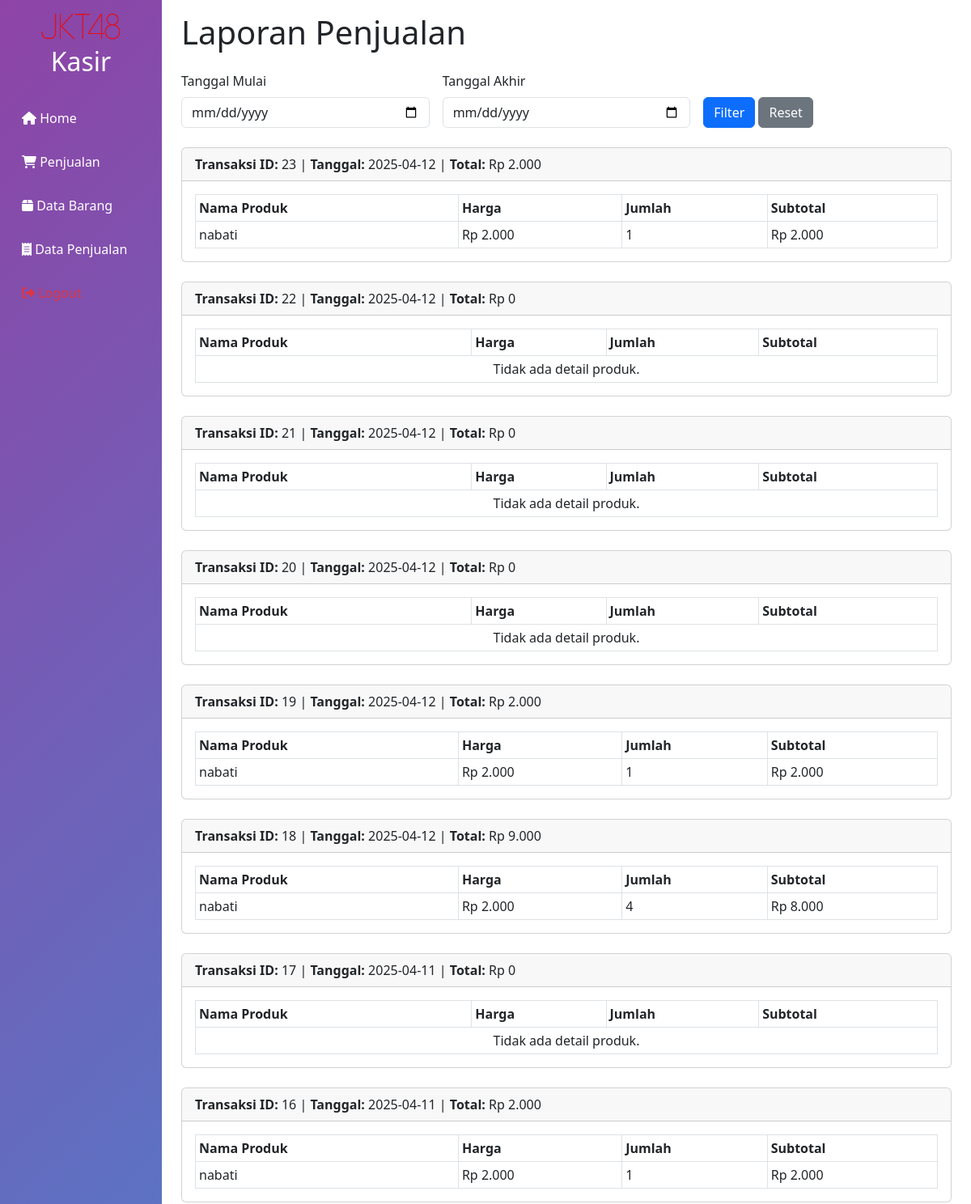
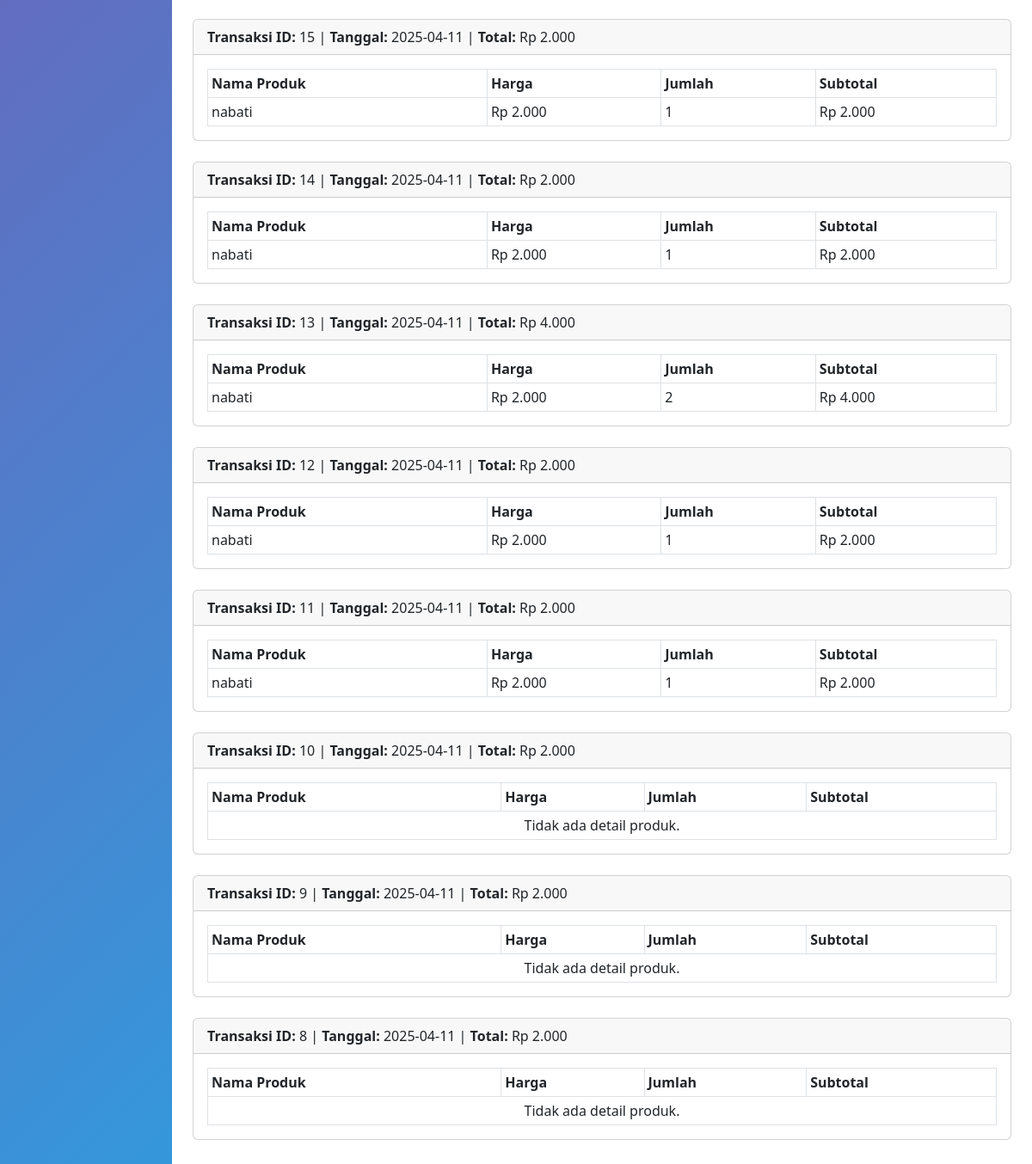
Page /pages/data_penjualan.php on the committed database (2 pictures, top to bottom).
### tables this page shows
CREATE TABLE `penjualan` (
  `PenjualanID` int(11) NOT NULL,
  `TanggalPenjualan` date NOT NULL,
  `TotalHarga` decimal(10,2) NOT NULL,
  `PelangganID` int(11) NOT NULL
);

CREATE TABLE `detailpenjualan` (
  `DetailID` int(11) NOT NULL,
  `PenjualanID` int(11) NOT NULL,
  `ProdukID` int(11) NOT NULL,
  `JumlahProduk` int(11) NOT NULL,
  `Subtotal` decimal(10,2) NOT NULL
);

CREATE TABLE `produk` (
  `ProdukID` int(11) NOT NULL,
  `Barcode` bigint(20) NOT NULL,
  `NamaProduk` varchar(255) NOT NULL,
  `Harga` decimal(10,2) NOT NULL,
  `Stok` int(11) NOT NULL
);

### pages/data_penjualan.php (the view, shortened to what this page needs)
<?php
include '../config/koneksi.php';
$tanggalMulai = $_GET['tanggal_mulai'] ?? '';
$tanggalAkhir = $_GET['tanggal_akhir'] ?? '';
$sqlPenjualan = "SELECT * FROM penjualan";
$sqlPenjualan .= " ORDER BY TanggalPenjualan DESC";
$resultPenjualan = mysqli_query($conn, $sqlPenjualan);
?>
<!DOCTYPE html>
<html lang="id">
<head>
    <link rel="stylesheet" href="../css/index.css">
    <link href="https://cdn.jsdelivr.net/npm/bootstrap@5.3.0/dist/css/bootstrap.min.css" rel="stylesheet">
</head>
<body>
<div class="container-fluid">
    <div class="row">
        <?php include 'sidebar.php'; ?>
        <main class="col-md-9 ms-sm-auto col-lg-10 px-md-4">
            <div class="pt-3 pb-2 mb-3">
                <h1 class="mb-4">Laporan Penjualan</h1>
                <form method="GET" class="row g-3 mb-4">
                    <div class="col-md-4">
                        <label for="tanggal_mulai" class="form-label">Tanggal Mulai</label>
                        <input type="date" name="tanggal_mulai" id="tanggal_mulai" class="form-control" value="<?= htmlspecialchars($tanggalMulai) ?>">
                    </div>
                    <div class="col-md-4">
                        <label for="tanggal_akhir" class="form-label">Tanggal Akhir</label>
                        <input type="date" name="tanggal_akhir" id="tanggal_akhir" class="form-control" value="<?= htmlspecialchars($tanggalAkhir) ?>">
                    </div>
                    <div class="col-md-4 align-self-end">
                        <button type="submit" class="btn btn-primary">Filter</button>
                        <a href="data_penjualan.php" class="btn btn-secondary">Reset</a>
                    </div>
                </form>
                <?php if ($resultPenjualan && mysqli_num_rows($resultPenjualan) > 0): ?>
                    <?php while ($penjualan = mysqli_fetch_assoc($resultPenjualan)): ?>
                        <div class="card mb-4">
                            <div class="card-header">
                                <strong>Transaksi ID:</strong> <?= $penjualan['PenjualanID'] ?> |
                                <strong>Tanggal:</strong> <?= $penjualan['TanggalPenjualan'] ?> |
                                <strong>Total:</strong> Rp <?= number_format($penjualan['TotalHarga'], 0, ',', '.') ?>
                            </div>
                            <div class="card-body">
                                <div class="table-responsive">
                                    <table class="table table-bordered table-sm mb-0">
                                        <thead>
                                            <tr>
                                                <th>Nama Produk</th>
                                                <th>Harga</th>
                                                <th>Jumlah</th>
                                                <th>Subtotal</th>
                                            </tr>
                                        </thead>
                                        <tbody>
                                            <?php
                                            $penjualanID = $penjualan['PenjualanID'];
                                            $sqlDetail = "SELECT dp.*, pr.NamaProduk, pr.Harga
                                                          FROM detailpenjualan dp
                                                          JOIN produk pr ON dp.ProdukID = pr.ProdukID
                                                          WHERE dp.PenjualanID = '$penjualanID'";
                                            $resultDetail = mysqli_query($conn, $sqlDetail);
                                            if ($resultDetail && mysqli_num_rows($resultDetail) > 0):
                                                while ($detail = mysqli_fetch_assoc($resultDetail)):
                                            ?>
                                                <tr>
                                                    <td><?= $detail['NamaProduk'] ?></td>
                                                    <td>Rp <?= number_format($detail['Harga'], 0, ',', '.') ?></td>
                                                    <td><?= $detail['JumlahProduk'] ?></td>
                                                    <td>Rp <?= number_format($detail['Subtotal'], 0, ',', '.') ?></td>
                                                </tr>
                                            <?php endwhile; ?>
                                            <?php else: ?>
                                                <tr>
                                                    <td colspan="4" class="text-center">Tidak ada detail produk.</td>
                                                </tr>
                                            <?php endif; ?>
                                        </tbody>
                                    </table>
                                </div>
                            </div>
                        </div>
                    <?php endwhile; ?>
                <?php else: ?>
                    <div class="alert alert-info">Tidak ada data penjualan yang ditemukan.</div>
                <?php endif; ?>
            </div>
        </main>
    </div>
</div>
</body>
</html

### pages/sidebar.php (shortened to what this page needs)
<nav class="col-md-3 col-lg-2 d-md-block sidebar bg-dark">
    <div class="text-center py-3">
        <img src="../asset/jkt48.png" alt="Logo" class="img-fluid" style="max-width: 100px;">
        <h2 class="text-white mt-2">Kasir</h2>
    </div>
    <ul class="nav flex-column">
        <li class="nav-item">
            <a class="nav-link text-white" href="dashboard.php">
                <i class="fas fa-home"></i> Home
            </a>
        </li>
        <li class="nav-item">
            <a class="nav-link text-white" href="penjualan.php">
                <i class="fas fa-shopping-cart"></i> Penjualan
            </a>
        </li>
        <li class="nav-item">
            <a class="nav-link text-white" href="data_barang.php">
                <i class="fas fa-box"></i> Data Barang
            </a>
        </li>
        <li class="nav-item">
            <a class="nav-link text-white" href="data_penjualan.php">
                <i class="fas fa-receipt"></i> Data Penjualan
            </a>
        </li>
        <li class="nav-item">
            <a class="nav-link text-danger" href="logout.php">
                <i class="fas fa-sign-out-alt"></i> Logout
            </a>
        </li>
    </ul>
</nav>
<link rel="stylesheet" href="https://cdnjs.cloudflare.com/ajax/libs/font-awesome/6.4.2/css/all.min.css">

### css/index.css (style rules this page uses)
body { font-family: Arial, sans-serif; }
.sidebar { min-height: 100vh; background: linear-gradient(135deg, #8e44a6, #3498db); }
.sidebar a { color: white; text-decoration: none; padding: 15px; display: block; }
.card { margin-bottom: 20px; }

### rows in the picture
penjualan: PenjualanID "23", TanggalPenjualan "2025-04-12", TotalHarga "2.000"
detailpenjualan: ProdukID.NamaProduk "nabati", ProdukID.Harga "2.000", JumlahProduk "1", Subtotal "2.000"
penjualan: PenjualanID "22", TanggalPenjualan "2025-04-12", TotalHarga "0", shows "Tidak ada detail produk."
penjualan: PenjualanID "21", TanggalPenjualan "2025-04-12", TotalHarga "0", shows "Tidak ada detail produk."
penjualan: PenjualanID "20", TanggalPenjualan "2025-04-12", TotalHarga "0", shows "Tidak ada detail produk."
penjualan: PenjualanID "19", TanggalPenjualan "2025-04-12", TotalHarga "2.000"
detailpenjualan: ProdukID.NamaProduk "nabati", ProdukID.Harga "2.000", JumlahProduk "1", Subtotal "2.000"
penjualan: PenjualanID "18", TanggalPenjualan "2025-04-12", TotalHarga "9.000"
detailpenjualan: ProdukID.NamaProduk "nabati", ProdukID.Harga "2.000", JumlahProduk "4", Subtotal "8.000"
penjualan: PenjualanID "17", TanggalPenjualan "2025-04-11", TotalHarga "0", shows "Tidak ada detail produk."
penjualan: PenjualanID "16", TanggalPenjualan "2025-04-11", TotalHarga "2.000"
detailpenjualan: ProdukID.NamaProduk "nabati", ProdukID.Harga "2.000", JumlahProduk "1", Subtotal "2.000"
penjualan: PenjualanID "15", TanggalPenjualan "2025-04-11", TotalHarga "2.000"
detailpenjualan: ProdukID.NamaProduk "nabati", ProdukID.Harga "2.000", JumlahProduk "1", Subtotal "2.000"
penjualan: PenjualanID "14", TanggalPenjualan "2025-04-11", TotalHarga "2.000"
detailpenjualan: ProdukID.NamaProduk "nabati", ProdukID.Harga "2.000", JumlahProduk "1", Subtotal "2.000"
penjualan: PenjualanID "13", TanggalPenjualan "2025-04-11", TotalHarga "4.000"
detailpenjualan: ProdukID.NamaProduk "nabati", ProdukID.Harga "2.000", JumlahProduk "2", Subtotal "4.000"
penjualan: PenjualanID "12", TanggalPenjualan "2025-04-11", TotalHarga "2.000"
detailpenjualan: ProdukID.NamaProduk "nabati", ProdukID.Harga "2.000", JumlahProduk "1", Subtotal "2.000"
penjualan: PenjualanID "11", TanggalPenjualan "2025-04-11", TotalHarga "2.000"
detailpenjualan: ProdukID.NamaProduk "nabati", ProdukID.Harga "2.000", JumlahProduk "1", Subtotal "2.000"
penjualan: PenjualanID "10", TanggalPenjualan "2025-04-11", TotalHarga "2.000", shows "Tidak ada detail produk."
penjualan: PenjualanID "9", TanggalPenjualan "2025-04-11", TotalHarga "2.000", shows "Tidak ada detail produk."
penjualan: PenjualanID "8", TanggalPenjualan "2025-04-11", TotalHarga "2.000", shows "Tidak ada detail produk."
